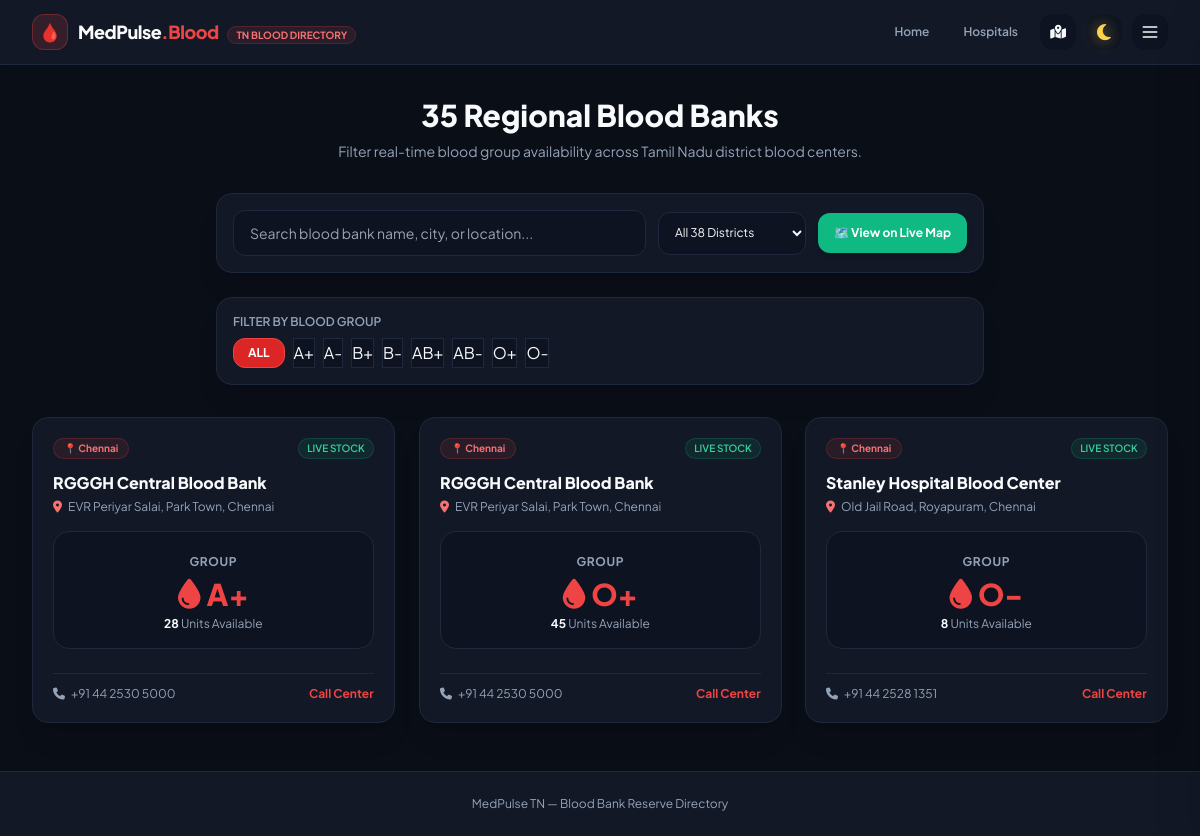
The page /blood_bank.php?district=Chennai on the database its author committed.
### tables this page shows
CREATE TABLE IF NOT EXISTS `blood_bank` (
  `id` INT AUTO_INCREMENT PRIMARY KEY,
  `blood_bank_name` VARCHAR(255) NOT NULL,
  `district` VARCHAR(100) NOT NULL,
  `address` TEXT NOT NULL,
  `blood_group` VARCHAR(10) NOT NULL,
  `units` INT NOT NULL DEFAULT 0,
  `contact` VARCHAR(50) NOT NULL,
  `lat` DECIMAL(10, 8) NULL,
  `lon` DECIMAL(11, 8) NULL,
  `last_updated` TIMESTAMP DEFAULT CURRENT_TIMESTAMP ON UPDATE CURRENT_TIMESTAMP
);

### db_connect.php (called while the page is built, shortened)
<?php
$host = "localhost";
$username = "root";
$password = "";
$database = "medpulse_tn";
$conn = @new mysqli($host, $username, $password, $database);
if (!$conn->connect_error) {
    $db_connected = true;
} else {
    $db_connected = false;
}
?>

### blood_bank.php (the view, shortened to what this page needs)
<?php
include 'db_connect.php';
$district_filter = $_GET['district'] ?? '';
$blood_group = $_GET['blood_group'] ?? '';
$search_filter = $_GET['search'] ?? '';
$blood_list = [];
if ($db_connected) {
    $sql = "SELECT * FROM blood_bank WHERE 1=1";
    $params = [];
    $types = "";
    if (!empty($district_filter)) {
        $sql .= " AND district = ?";
        $params[] = $district_filter;
        $types .= "s";
    }
    $stmt = $conn->prepare($sql);
    if (!empty($params)) {
        $stmt->bind_param($types, ...$params);
    }
    $stmt->execute();
    $result = $stmt->get_result();
    while ($row = $result->fetch_assoc()) {
        $blood_list[] = $row;
    }
}
?>
<!DOCTYPE html>
<html lang="en" class="dark">
<head>
  <script src="https://cdn.tailwindcss.com"></script>
  <link rel="stylesheet" href="https://cdnjs.cloudflare.com/ajax/libs/font-awesome/6.4.0/css/all.min.css" />
  <link rel="stylesheet" href="./styles.css" />
</head>
<body class="min-h-screen flex flex-col justify-between">
  <nav class="sticky top-0 z-40 border-b border-theme bg-card px-4 md:px-8 py-3.5 shadow-sm">
    <div class="max-w-7xl mx-auto flex items-center justify-between">
      <a href="index.php" class="flex items-center gap-2.5">
        <div class="w-9 h-9 rounded-xl bg-red-500/15 border border-red-500/30 flex items-center justify-center font-extrabold text-red-500 text-lg">🩸</div>
        <div>
          <span class="text-lg font-extrabold tracking-tight text-main">MedPulse<span class="text-red-500">.Blood</span></span>
          <span class="text-[10px] bg-red-500/10 text-red-400 px-2 py-0.5 rounded-full font-bold ml-1.5 border border-red-500/20">TN BLOOD DIRECTORY</span>
        </div>
      </a>
      <div class="flex items-center gap-2.5">
        <a href="index.php" class="text-xs font-semibold text-muted hover:text-red-400 px-3 py-1.5">Home</a>
        <a href="hospitals.php" class="text-xs font-semibold text-muted hover:text-red-400 px-3 py-1.5">Hospitals</a>
        <a href="map.php" title="Live Emergency GIS Map" class="w-9 h-9 icon-btn-reactive text-sm flex items-center justify-center">
          <i class="fa-solid fa-map-location-dot"></i>
        </a>
        <button onclick="toggleTheme()" title="Toggle Light/Dark Theme" class="w-9 h-9 icon-btn-reactive text-sm flex items-center justify-center">
          <span class="theme-icon-symbol"><i class="fa-solid fa-moon"></i></span>
        </button>
        <button onclick="openSidebar()" title="Open Menu Drawer" class="w-9 h-9 icon-btn-reactive text-sm">
          <svg class="w-5 h-5" fill="none" stroke="currentColor" viewBox="0 0 24 24">
            <path stroke-linecap="round" stroke-linejoin="round" stroke-width="2" d="M4 6h16M4 12h16M4 18h16"/>
          </svg>
        </button>
      </div>
    </div>
  </nav>
  <section class="px-4 md:px-8 pt-8 pb-12 max-w-7xl mx-auto w-full flex-grow">
    <div class="text-center max-w-3xl mx-auto mb-8">
      <h1 class="text-3xl font-extrabold text-main mb-2">35 Regional Blood Banks</h1>
      <p class="text-muted text-xs md:text-sm">Filter real-time blood group availability across Tamil Nadu district blood centers.</p>
    </div>
    <form method="GET" action="blood_bank.php" class="max-w-3xl mx-auto mb-8 space-y-4">
      <div class="bg-card border border-theme p-3 md:p-4 rounded-2xl shadow-xl flex flex-col sm:flex-row gap-3 items-stretch sm:items-center max-w-3xl mx-auto mb-6 anti-gravity-card">
        <input
          type="text"
          name="search"
          placeholder="Search blood bank name, city, or location..."
          class="w-full bg-input border border-theme text-main px-4 py-3 rounded-xl text-sm focus:outline-none focus:border-red-500 sm:flex-1"
          value="<?= htmlspecialchars($search_filter) ?>"
          onchange="this.form.submit()"
        />
        <select name="district" onchange="this.form.submit()" class="bg-input border border-theme text-main text-xs px-3 py-3 rounded-xl focus:outline-none focus:border-red-500">
          <option value="">All 38 Districts</option>
        </select>
        <a href="map.php" id="map-btn" onclick="redirectToMap(event, 'map.php')" class="map-btn bg-emerald-500 hover:bg-emerald-600 text-white font-bold text-xs px-4 py-3 rounded-xl shadow-md transition-all flex items-center justify-center gap-1.5 whitespace-nowrap shrink-0">
          🗺️ View on Live Map
        </a>
      </div>
      <div class="bg-card border border-theme p-4 rounded-2xl shadow-xl space-y-4 anti-gravity-card">
        <div>
          <label class="block text-xs font-semibold text-muted uppercase mb-2">Filter by Blood Group</label>
          <div class="flex flex-wrap gap-2">
            <button type="button" onclick="selectBloodGroupPHP('')" class="blood-pill <?= empty($blood_group) ? 'active px-3.5 py-1.5 rounded-xl text-xs font-bold border border-red-500 bg-red-600 text-white' : 'border border-theme bg-input text-main hover:border-red-500' ?> transition-all">ALL</button>
            <?php foreach (['A+', 'A-', 'B+', 'B-', 'AB+', 'AB-', 'O+', 'O-'] as $bg): ?>
              <button type="button" onclick="selectBloodGroupPHP('<?= $bg ?>')" class="blood-pill <?= ($blood_group == $bg) ? 'active px-3.5 py-1.5 rounded-xl text-xs font-bold border border-red-500 bg-red-600 text-white' : 'border border-theme bg-input text-main hover:border-red-500' ?> transition-all"><?= $bg ?></button>
            <?php endforeach; ?>
          </div>
        </div>
      </div>
    </form>
    <div class="grid grid-cols-1 md:grid-cols-2 lg:grid-cols-3 gap-6">
      <?php if (!empty($blood_list)): ?>
        <?php foreach ($blood_list as $row): ?>
          <div class="bg-card border border-theme rounded-2xl p-5 hover:border-red-500/40 transition-all shadow-xl flex flex-col justify-between anti-gravity-card">
            <div>
              <div class="flex items-center justify-between gap-2 mb-3">
                <span class="text-[10px] bg-red-500/10 text-red-400 px-2.5 py-0.5 rounded-full font-bold border border-red-500/20">
                  📍 <?= htmlspecialchars($row['district'] ?? 'Tamil Nadu') ?>
                </span>
                <span class="text-[10px] bg-emerald-500/10 text-emerald-400 px-2 py-0.5 rounded-full font-semibold border border-emerald-500/20">
                  LIVE STOCK
                </span>
              </div>
              <h3 class="font-extrabold text-main text-base mb-1">
                <?= htmlspecialchars($row['blood_bank_name'] ?? 'Blood Bank') ?>
              </h3>
              <p class="text-xs text-muted mb-4"><i class="fa-solid fa-location-dot text-red-400 me-1"></i> <?= htmlspecialchars($row['address'] ?? 'Address unavailable') ?></p>
              <div class="bg-input border border-theme rounded-2xl p-4 text-center my-2">
                <span class="text-xs text-muted uppercase font-bold tracking-wider">Group</span>
                <div class="text-3xl font-extrabold text-red-500 my-1 flex items-center justify-center gap-1.5">
                  <i class="fa-solid fa-droplet"></i> <?= htmlspecialchars($row['blood_group'] ?? 'N/A') ?>
                </div>
                <div class="text-xs font-bold text-main mt-1">
                  <?= htmlspecialchars($row['units'] ?? '0') ?> <span class="text-muted font-normal">Units Available</span>
                </div>
              </div>
            </div>
            <div class="pt-3 border-t border-theme flex items-center justify-between text-xs mt-4">
              <span class="text-muted"><i class="fa-solid fa-phone me-1"></i> <?= htmlspecialchars($row['contact'] ?? 'N/A') ?></span>
              <a href="tel:<?= htmlspecialchars($row['contact'] ?? '') ?>" class="text-red-500 font-bold hover:underline">Call Center</a>
            </div>
          </div>
        <?php endforeach; ?>
      <?php endif; ?>
    </div>
  </section>
  <footer class="border-t border-theme py-6 px-4 md:px-8 bg-card text-center text-xs text-muted">
    <p>MedPulse TN — Blood Bank Reserve Directory</p>
  </footer>
</body>
</html>

### styles.css (style rules this page uses)
:root { --bg-color: #0a0e17; --card-bg: #121826; --card-hover: #182032; --text-main: #f8fafc; --text-muted: #94a3b8; --border-color: #1f293d; --input-bg: #0d1320; }
body { background-color: var(--bg-color); color: var(--text-main); font-family: 'Plus Jakarta Sans', sans-serif; transition: background-color 0.3s ease, color 0.3s ease; }
.bg-card { background-color: var(--card-bg) !important; border-color: var(--border-color) !important; }
.bg-input { background-color: var(--input-bg) !important; color: var(--text-main) !important; border-color: var(--border-color) !important; }
.text-main { color: var(--text-main) !important; }
.text-muted { color: var(--text-muted) !important; }
.border-theme { border-color: var(--border-color) !important; }
.anti-gravity-card { transition: transform 0.4s cubic-bezier(0.34, 1.56, 0.64, 1), box-shadow 0.4s cubic-bezier(0.34, 1.56, 0.64, 1), border-color 0.3s ease; will-change: transform, box-shadow; }
.icon-btn-reactive { position: relative; display: inline-flex; align-items: center; justify-content: center; border-radius: 0.875rem; border: 1px solid var(--border-theme); background-color: var(--input-bg); color: var(--text-main); transition: transform 0.25s cubic-bezier(0.34, 1.56, 0.64, 1), background-color 0.2s ease, border-color 0.2s ease, box-shadow 0.25s ease, color 0.2s ease; will-change: transform, box-shadow; cursor: pointer; }
.icon-btn-reactive i { color: var(--text-main); transition: color 0.2s ease; }
.theme-icon-symbol { display: inline-flex !important; align-items: center !important; justify-content: center !important; }

### rows shown on the page
blood_bank: district "Chennai", blood_bank_name "RGGGH Central Blood Bank", address "EVR Periyar Salai, Park Town, Chennai", blood_group "A+", units "28", contact "+91 44 2530 5000"
blood_bank: district "Chennai", blood_bank_name "RGGGH Central Blood Bank", address "EVR Periyar Salai, Park Town, Chennai", blood_group "O+", units "45", contact "+91 44 2530 5000"
blood_bank: district "Chennai", blood_bank_name "Stanley Hospital Blood Center", address "Old Jail Road, Royapuram, Chennai", blood_group "O-", units "8", contact "+91 44 2528 1351"

### other values the page prints
$bg "A+"
$bg "A-"
$bg "B+"
$bg "B-"
$bg "AB+"
$bg "AB-"
$bg "O+"
$bg "O-"
